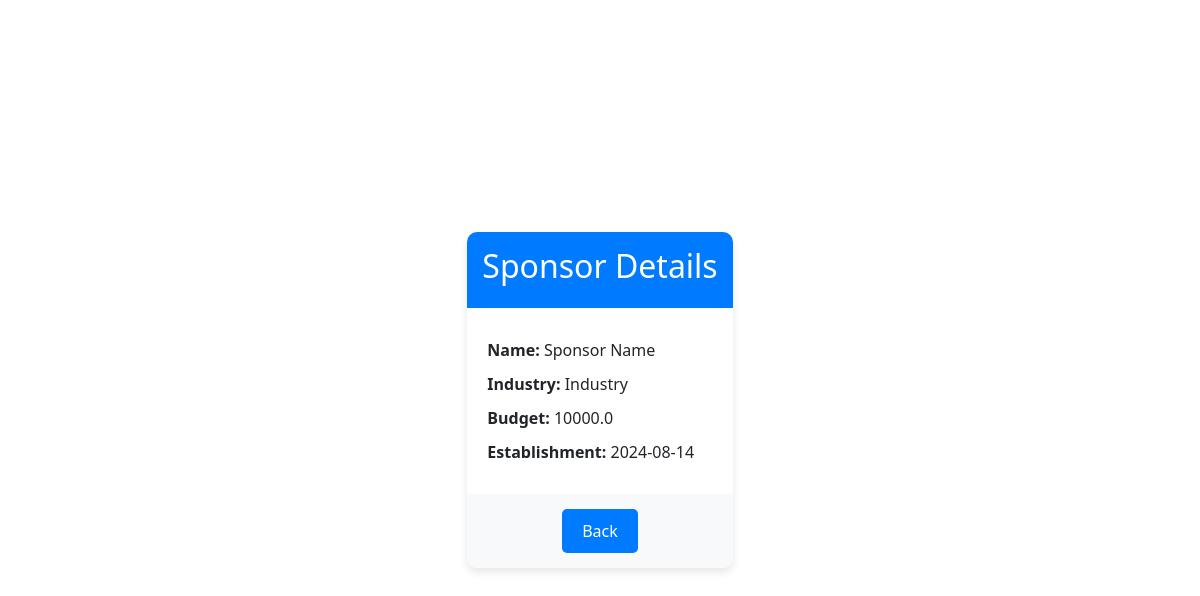
The page /view_sponsor/1 on the database its author committed.
### models.py (models this page shows)
class Sponsor(db.Model):
    id = db.Column(db.Integer, primary_key=True)
    user_id = db.Column(db.Integer, db.ForeignKey('user.id'), nullable=False)
    sponsor_name = db.Column(db.String(50), unique=True, nullable=False)
    industry = db.Column(db.String(50), nullable=False)
    budget = db.Column(db.Float, nullable=False)
    establishment = db.Column(db.Date, nullable=False)
    influencer_id = db.Column(db.Integer, db.ForeignKey('influencer.id'), nullable=True)
    is_active = db.Column(db.Boolean, default=True)
    influencers = db.relationship('Influencer', backref='sponsor', uselist=False, foreign_keys=[influencer_id])
    set_entries = db.relationship('SetCampaignAdRequest', back_populates='sponsor')
    campaigns = db.relationship('Campaign', backref='sponsor', cascade="all, delete-orphan", lazy=True)

### routes.py (the view)
@app.route('/view_sponsor/<int:sponsor_id>')
def view_sponsor(sponsor_id):
    sponsor = Sponsor.query.get_or_404(sponsor_id)
    return render_template('sponsor_details.html', sponsor=sponsor)

### templates/sponsor_details.html (shortened to what this page needs)
{% extends 'base.html' %}
{% block link %}
<link rel="stylesheet" href="/static/css/influencer_&_influencer_details.css">
{% endblock %}
{% block content %}
<div class="container2">
    <div class="card2">
        <div class="card-header2">
            <h2>Sponsor Details</h2>
        </div>
        <div class="card-body2">
            <p><strong>Name:</strong> {{sponsor.sponsor_name}}</p>
            <p><strong>Industry:</strong> {{sponsor.industry}}</p>
            <p><strong>Budget:</strong> {{sponsor.budget}}</p>
            <p><strong>Establishment:</strong> {{sponsor.establishment}}</p>
        </div>
        <div class="card-footer2">
            <a href="{{ url_for('admin') }}#sponsor-details" class="btn2 btn-back2">Back</a>
        </div>
    </div>
</div>
{% endblock %}

### static/css/influencer_&_influencer_details.css (style rules this page uses)
body { background-color: #f5f5f5; font-family: Arial, sans-serif; }
.container2 { display: flex; justify-content: center; align-items: center; height: 100vh; padding: 20px; }
.card2 { background: #fff; border-radius: 10px; box-shadow: 0 4px 8px rgba(0, 0, 0, 0.1); overflow: hidden; transition: transform 0.3s ease, box-shadow 0.3s ease; }
.card-header2 { background-color: #007bff; color: #fff; padding: 15px; text-align: center; }
.card-body2 { padding: 20px; }
.card-body2 p { margin: 10px 0; font-size: 16px; }
.card-footer2 { background-color: #f8f9fa; padding: 15px; text-align: center; }
.btn-back2 { display: inline-block; padding: 10px 20px; font-size: 16px; color: #fff; background-color: #007bff; border: none; border-radius: 5px; text-decoration: none; transition: background-color 0.3s ease, transform 0.3s ease; }

### rows shown on the page
Sponsor: sponsor_name "Sponsor Name", industry "Industry", budget "10000.0", establishment "2024-08-14"
